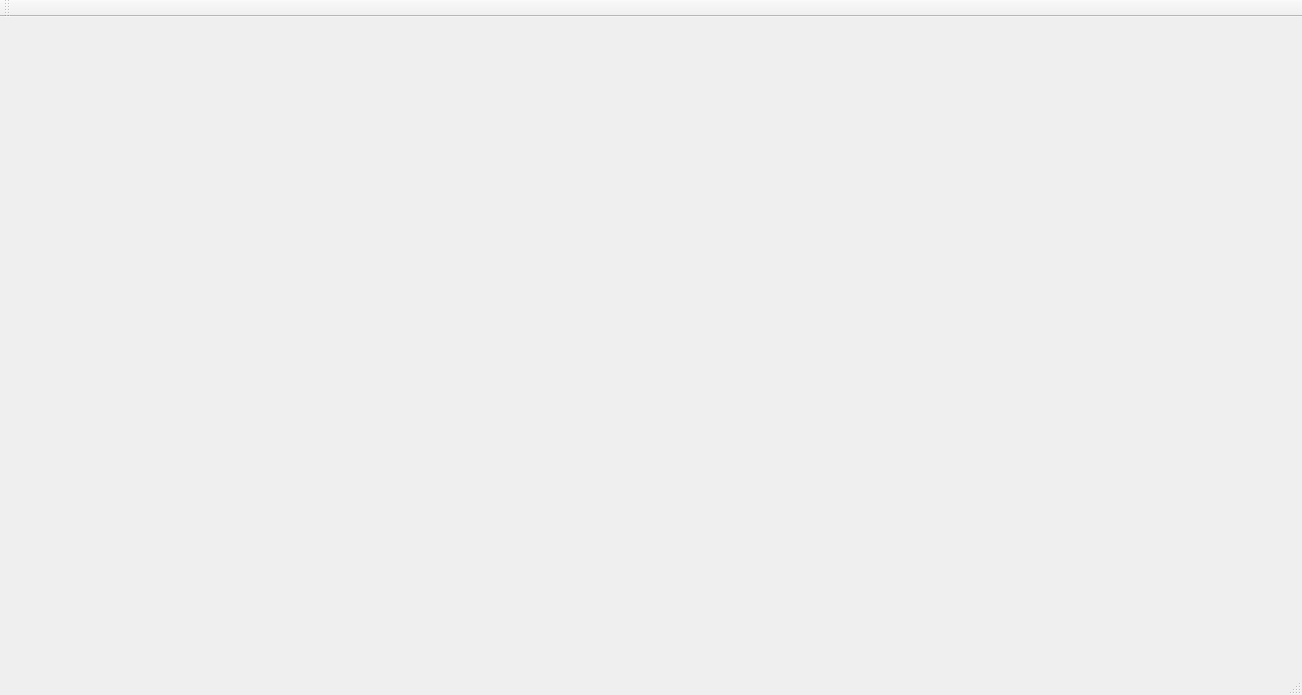
<?xml version="1.0" encoding="UTF-8"?>
<ui version="4.0">
 <class>MainWindow</class>
 <widget class="QMainWindow" name="MainWindow">
  <property name="geometry">
   <rect>
    <x>0</x>
    <y>0</y>
    <width>1302</width>
    <height>695</height>
   </rect>
  </property>
  <property name="windowTitle">
   <string>MainWindow</string>
  </property>
  <widget class="QWidget" name="centralWidget">
   <widget class="QCustomPlot" name="customPlot" native="true">
    <property name="geometry">
     <rect>
      <x>0</x>
      <y>0</y>
      <width>1251</width>
      <height>691</height>
     </rect>
    </property>
   </widget>
  </widget>
  <widget class="QMenuBar" name="menuBar">
   <property name="geometry">
    <rect>
     <x>0</x>
     <y>0</y>
     <width>1302</width>
     <height>28</height>
    </rect>
   </property>
  </widget>
  <widget class="QToolBar" name="mainToolBar">
   <attribute name="toolBarArea">
    <enum>TopToolBarArea</enum>
   </attribute>
   <attribute name="toolBarBreak">
    <bool>false</bool>
   </attribute>
  </widget>
  <widget class="QStatusBar" name="statusBar"/>
 </widget>
 <layoutdefault spacing="6" margin="11"/>
 <customwidgets>
  <customwidget>
   <class>QCustomPlot</class>
   <extends>QWidget</extends>
   <header>../../qcustomplot.h</header>
   <container>1</container>
  </customwidget>
 </customwidgets>
 <resources/>
 <connections/>
</ui>
